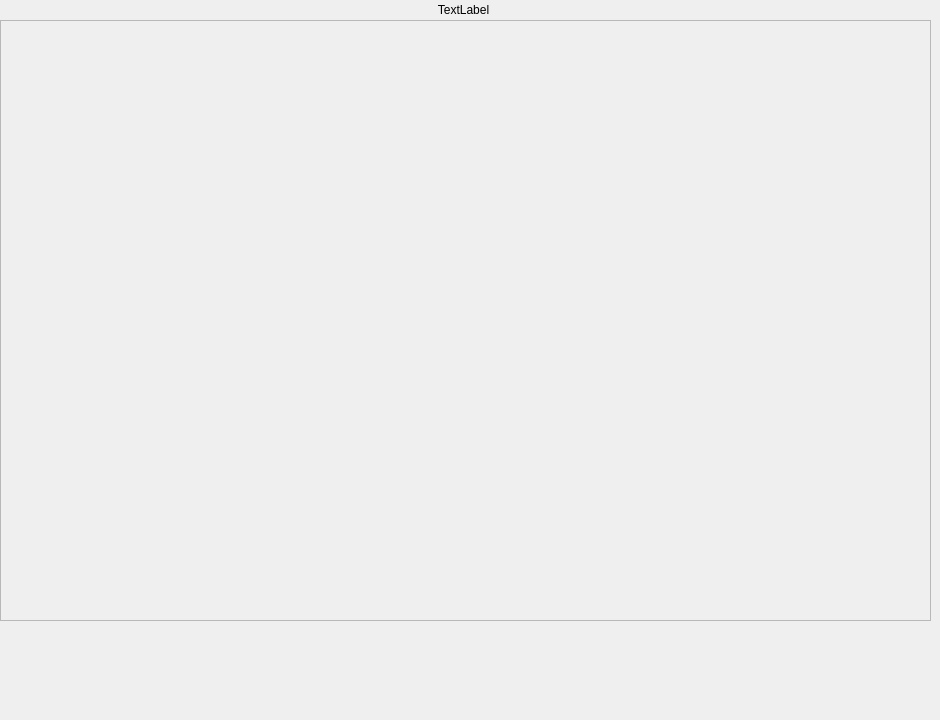
      <widget class="QWidget" name="tabResult">
       <attribute name="title">
        <string>Результат испытания</string>
       </attribute>
       <widget class="QFrame" name="frameGraphInfo">
        <property name="geometry">
         <rect>
          <x>0</x>
          <y>20</y>
          <width>931</width>
          <height>601</height>
         </rect>
        </property>
        <property name="frameShape">
         <enum>QFrame::StyledPanel</enum>
        </property>
        <property name="frameShadow">
         <enum>QFrame::Raised</enum>
        </property>
       </widget>
       <widget class="QLabel" name="lblTestResult_1">
        <property name="geometry">
         <rect>
          <x>10</x>
          <y>620</y>
          <width>451</width>
          <height>91</height>
         </rect>
        </property>
        <property name="font">
         <font>
          <pointsize>7</pointsize>
          <weight>75</weight>
          <bold>true</bold>
         </font>
        </property>
        <property name="inputMethodHints">
         <set>Qt::ImhMultiLine</set>
        </property>
        <property name="text">
         <string/>
        </property>
        <property name="textFormat">
         <enum>Qt::AutoText</enum>
        </property>
        <property name="scaledContents">
         <bool>true</bool>
        </property>
        <property name="alignment">
         <set>Qt::AlignLeading|Qt::AlignLeft|Qt::AlignTop</set>
        </property>
        <property name="indent">
         <number>0</number>
        </property>
       </widget>
       <widget class="QLabel" name="lblPumpInfo">
        <property name="geometry">
         <rect>
          <x>-2</x>
          <y>0</y>
          <width>931</width>
          <height>20</height>
         </rect>
        </property>
        <property name="text">
         <string>TextLabel</string>
        </property>
        <property name="alignment">
         <set>Qt::AlignCenter</set>
        </property>
       </widget>
       <widget class="QLabel" name="lblTestResult_2">
        <property name="geometry">
         <rect>
          <x>470</x>
          <y>620</y>
          <width>451</width>
          <height>91</height>
         </rect>
        </property>
        <property name="font">
         <font>
          <pointsize>7</pointsize>
          <weight>75</weight>
          <bold>true</bold>
         </font>
        </property>
        <property name="inputMethodHints">
         <set>Qt::ImhMultiLine</set>
        </property>
        <property name="text">
         <string/>
        </property>
        <property name="textFormat">
         <enum>Qt::AutoText</enum>
        </property>
        <property name="scaledContents">
         <bool>true</bool>
        </property>
        <property name="alignment">
         <set>Qt::AlignLeading|Qt::AlignLeft|Qt::AlignTop</set>
        </property>
        <property name="indent">
         <number>0</number>
        </property>
       </widget>
      </widget>
